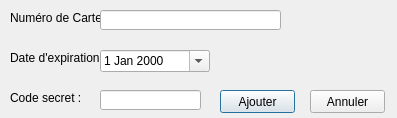
<?xml version="1.0" encoding="UTF-8"?>
<ui version="4.0">
 <class>Dialog</class>
 <widget class="QDialog" name="Dialog">
  <property name="geometry">
   <rect>
    <x>0</x>
    <y>0</y>
    <width>397</width>
    <height>118</height>
   </rect>
  </property>
  <property name="windowTitle">
   <string>Dialog</string>
  </property>
  <widget class="QPushButton" name="pushButton">
   <property name="geometry">
    <rect>
     <x>220</x>
     <y>90</y>
     <width>75</width>
     <height>23</height>
    </rect>
   </property>
   <property name="text">
    <string>Ajouter</string>
   </property>
  </widget>
  <widget class="QPushButton" name="pushButton_2">
   <property name="geometry">
    <rect>
     <x>310</x>
     <y>90</y>
     <width>75</width>
     <height>23</height>
    </rect>
   </property>
   <property name="text">
    <string>Annuler</string>
   </property>
  </widget>
  <widget class="QLabel" name="label">
   <property name="geometry">
    <rect>
     <x>10</x>
     <y>10</y>
     <width>91</width>
     <height>16</height>
    </rect>
   </property>
   <property name="text">
    <string>Numéro de Carte:</string>
   </property>
  </widget>
  <widget class="QLineEdit" name="lineEdit">
   <property name="geometry">
    <rect>
     <x>100</x>
     <y>10</y>
     <width>181</width>
     <height>20</height>
    </rect>
   </property>
  </widget>
  <widget class="QLabel" name="label_3">
   <property name="geometry">
    <rect>
     <x>10</x>
     <y>50</y>
     <width>91</width>
     <height>16</height>
    </rect>
   </property>
   <property name="text">
    <string>Date d'expiration:</string>
   </property>
  </widget>
  <widget class="QDateEdit" name="dateEdit">
   <property name="geometry">
    <rect>
     <x>100</x>
     <y>50</y>
     <width>110</width>
     <height>22</height>
    </rect>
   </property>
   <property name="calendarPopup">
    <bool>true</bool>
   </property>
  </widget>
  <widget class="QLabel" name="label_4">
   <property name="geometry">
    <rect>
     <x>10</x>
     <y>90</y>
     <width>91</width>
     <height>16</height>
    </rect>
   </property>
   <property name="text">
    <string>Code secret :</string>
   </property>
  </widget>
  <widget class="QLineEdit" name="lineEdit_2">
   <property name="geometry">
    <rect>
     <x>100</x>
     <y>90</y>
     <width>101</width>
     <height>20</height>
    </rect>
   </property>
  </widget>
 </widget>
 <resources/>
 <connections/>
</ui>
